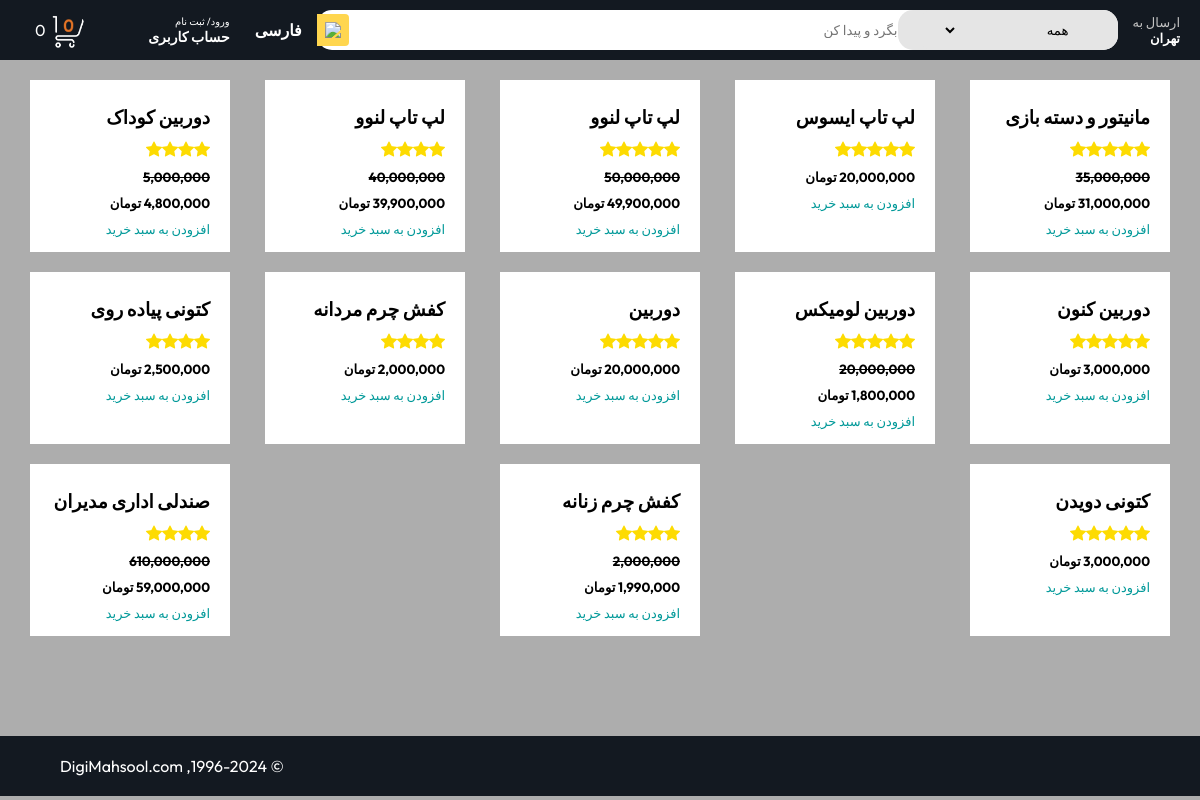
Screenshot of /FreeDelivery/ with the database file from the repository.
### shop/models.py (models this page shows, shortened)
class Product(models.Model):
    name = models.CharField(max_length=50)
    description = models.CharField(max_length=500, blank=True , null=True, default='')
    price = models.DecimalField(max_digits=12, decimal_places=0, default=0)
    category = models.ForeignKey(Category, on_delete=models.CASCADE , default=1)
    star= models.IntegerField(default=0 , validators=[MinValueValidator(0), MaxValueValidator(5)])
    picture = models.ImageField(upload_to="upload/product/")
    is_sale= models.BooleanField(default=False)
    sale_price = models.DecimalField(max_digits=10, decimal_places=0, default=0)

### shop/views.py (the view)
# urls.py: path('FreeDelivery/', FreeDelivery , name='FreeDelivery'),
def FreeDelivery(request):
    all_products = Product.objects.filter(category=1)
    return render(request,'FreeDelivery.html',{'products':all_products})

### shop/templates/FreeDelivery.html (shortened to what this page needs)
{% extends 'base.html' %}
{% block content%}
{% load static %}
{% load humanize %}
    <div class="box-row " >
    {% for item in products %}
        {% if item.is_sale %}
        <div class="box-col">
            <h3>{{ item.name }}</h3>
            <div class="d-flex justify-content-center small text-warning mb-2" style="display: flex ; color: #fddb01">
            {% with ''|center:item.star as range %}
                {% for _ in range %}
                    <div class="bi-star-fill"></div>
                {% endfor %}
            {% endwith %}
            </div>
            <h5><strike>{{item.price | intcomma}}</strike></h5>
            <h5>{{item.sale_price | intcomma}} تومان</h5>
            <a href="#" style="text-decoration: none">افزودن به سبد خرید</a>
        </div>
        {% else %}
            <div class="box-col">
            <h3>{{ item.name }}</h3>
                <div class="d-flex justify-content-center small text-warning mb-2" style="display: flex ; color: #fddb01">
            {% with ''|center:item.star as range %}
                {% for _ in range %}
                    <div class="bi-star-fill"></div>
                {% endfor %}
            {% endwith %}
            </div>
            <h5>{{ item.price | intcomma}} تومان </h5>
            <a href="#" style="text-decoration: none">افزودن به سبد خرید</a>
            </div>
        {% endif %}
    {% endfor %}
    </div>
{% endblock %}

### css/style.css (style rules this page uses)
* { padding: 0; margin: 0; box-sizing: border-box; font-family: Outfit; }
body { background: #adadad; }
a { text-decoration: none; color: inherit; }
.box-row { display: flex; flex-wrap: wrap; row-gap: 20px; justify-content: space-between; margin: 20px 30px; }
.box-col { display: flex; flex-direction: column; gap: 10px; padding: 15px 20px; background: #fff; max-width: 24%; min-width: 200px; z-index: 1; }
.box-col a { font-size: 13px; color: #009999; font-weight: 500; }

### rows the page displays
Product: name "مانیتور و دسته بازی", star 5 (drawn), price "35,000,000", sale_price "31,000,000"
Product: name "لپ تاپ ایسوس", star 5 (drawn), price "20,000,000"
Product: name "لپ تاپ لنوو", star 5 (drawn), price "50,000,000", sale_price "49,900,000"
Product: name "لپ تاپ لنوو", star 4 (drawn), price "40,000,000", sale_price "39,900,000"
Product: name "دوربین کوداک", star 4 (drawn), price "5,000,000", sale_price "4,800,000"
Product: name "دوربین کنون", star 5 (drawn), price "3,000,000"
Product: name "دوربین لومیکس", star 5 (drawn), price "20,000,000", sale_price "1,800,000"
Product: name "دوربین", star 5 (drawn), price "20,000,000"
Product: name "کفش چرم مردانه", star 4 (drawn), price "2,000,000"
Product: name "کتونی پیاده روی", star 4 (drawn), price "2,500,000"
Product: name "کتونی دویدن", star 5 (drawn), price "3,000,000"
Product: name "کفش چرم زنانه", star 4 (drawn), price "2,000,000", sale_price "1,990,000"
Product: name "صندلی اداری مدیران", star 4 (drawn), price "610,000,000", sale_price "59,000,000"

### other values shown
{{ cart|length }} "0"
